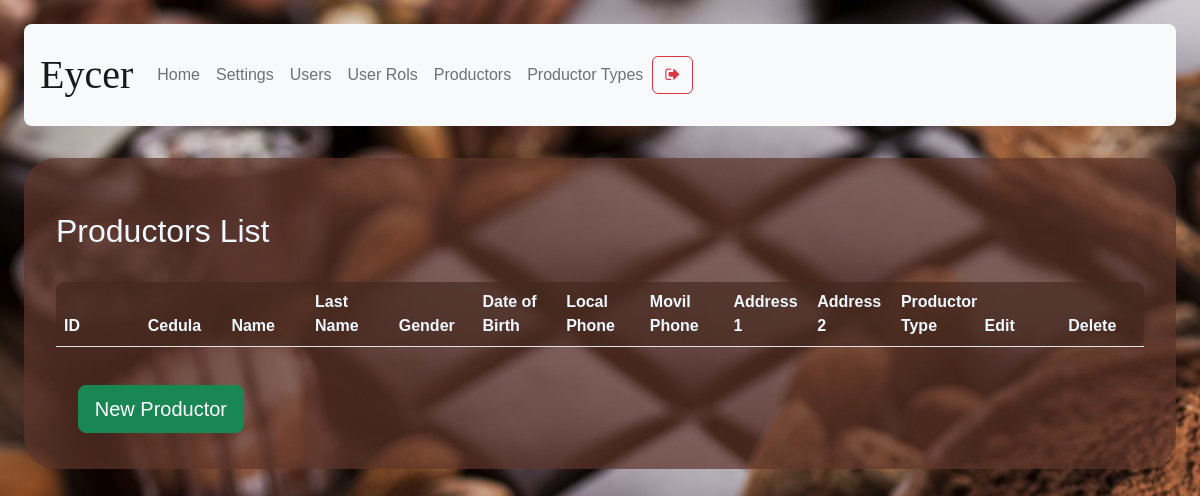
/productor-data (signed in), run on an earlier commit of the app's database.
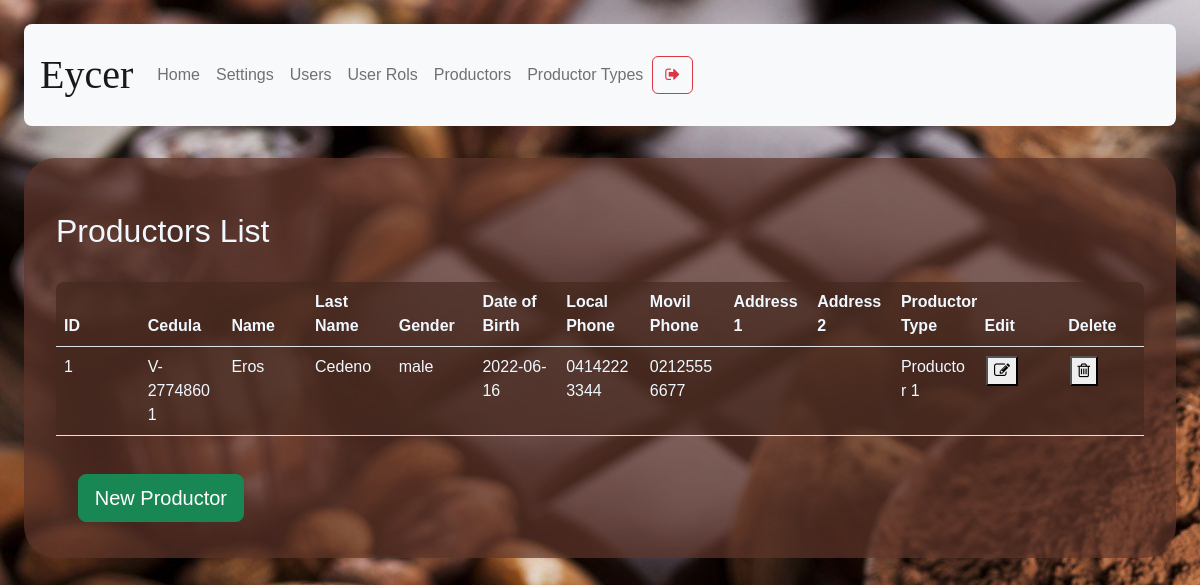
And on a later commit of the database.
### models/user.py (models this page shows, shortened)
class User(db.Model) :
    __tablename__ = "user"
    id = db.Column(db.Integer, primary_key = True)
    name = db.Column(db.String(100), nullable = False)
    last_name = db.Column(db.String(100), nullable = False)
    username = db.Column(db.String(100), unique = True, nullable = False)
    email = db.Column(db.String(100), nullable = True)
    password = db.Column(db.String(100), nullable = False)
    gender = db.Column(db.String(10), nullable = False)
    date_of_birth = db.Column(db.String(10), nullable = False)
    phone = db.Column(db.String(20), nullable = True)
    address = db.Column(db.String(150), nullable = True)
    user_rol_id = db.Column(db.Integer, db.ForeignKey('user_rol.id'))
    def get_user_rol_by_username( self, username ):
        user_rol_id = User.query.filter_by(username = username).first().user_rol_id
        user_rol = User_rol.query.get(user_rol_id).description
        return user_rol

### models/productor.py (models this page shows, shortened)
class Productor(db.Model) :
    __tablename__ = "productor"
    id = db.Column(db.Integer, primary_key = True)
    cedula = db.Column(db.String(100), nullable = False, unique=True)
    name = db.Column(db.String(100), nullable = False)
    last_name = db.Column(db.String(100), nullable = False)
    gender = db.Column(db.String(10), nullable = False)
    date_of_birth = db.Column(db.String(10), nullable = False)
    local_phone = db.Column(db.String(20), nullable = True)
    movil_phone = db.Column(db.String(20), nullable = True)
    address_1 = db.Column(db.String(150), nullable = True)
    address_2 = db.Column(db.String(150), nullable = True)
    productor_type_id = db.Column(db.Integer, db.ForeignKey('productor_type.id'))

### models/productor_type.py (models this page shows, shortened)
class Productor_type(db.Model):
    __tablename__ = 'productor_type'
    id = db.Column(db.Integer, primary_key = True)
    description = db.Column(db.String(50), nullable = False)

### routes/shopping_analyst.py (the view)
@shp_analyst.route('/productor-data')
def productor():
    if( not verify_permissions(session, User, allowed_rols) ):
        return redirect(url_for('auth.index'))
    productor_types = Productor_type.query.all()
    productors = Productor.query.all()
    if 'management-status' not in session:
        return render_template('productor-data.html', status="",\
            rol = session['rol'], productor_types = productor_types, productors = productors)
    status = session['management-status']
    session.pop('management-status', None)
    return render_template('productor-data.html', status=status, \
            rol = session['rol'], productor_types = productor_types, productors = productors)

### utils/functions.py (called while the page is built)
def verify_permissions(session, User, allowed=['admin']):
    return 'username' in session and \
    ( allowed == 'all' or User.get_user_rol_by_username(User, session['username']) in allowed)

### templates/productor-data.html (shortened to what this page needs)
{% extends "base.html" %}
{% block content %}
<h2>Productors List</h2>
    <table class="table content-table fixed-table">
        <thead>
            <th>ID</th>
            <th>Cedula</th>
            <th>Name</th>
            <th>Last Name</th>
            <th>Gender</th>
            <th>Date of Birth</th>
            <th>Local Phone</th>
            <th>Movil Phone</th>
            <th>Address 1</th>
            <th>Address 2</th>
            <th>Productor Type</th>
            <th>Edit</th>
            <th>Delete</th>
        </thead>
        <tbody>
        {% for productor in productors %}
        <tr>
            <td>{{ productor.id }}</td>
            <td>{{ productor.cedula }}</td>
            <td>{{ productor.name }}</td>
            <td>{{ productor.last_name }}</td>
            <td>{{ productor.gender }}</td>
            <td>{{ productor.date_of_birth }}</td>
            <td>{{ productor.local_phone }}</td>
            <td>{{ productor.movil_phone }}</td>
            <td>{{ productor.address_1 }}</td>
            <td>{{ productor.address_2 }}</td>
            {% for type in productor_types %}
            {% if type.id == productor.productor_type_id %}
            <td>{{ type.description }} </td>
            {% endif %}
            {% endfor %}
            <td><button onclick="window.location.href=`/productor-data/edit-productor/{{ productor.id }}`"><i class="fa fa-pencil-square-o" aria-hidden="true"></i></button></td>
            <td><button onclick='deleteConfirm( {{productor.id}}, "Productor" )'><i class="fa fa-trash-o" aria-hidden="true"></i></button></td>
        </tr>
        {% endfor %}
        </tbody>
    </table>
    <button type="submit" onclick="showForm()" class="btn btn-success btn-lg mb-1">New Productor</button>
{% endblock %}

### templates/base.html (shortened to what this page needs)
<!DOCTYPE html>
<html>
<head>
    <link href="https://cdn.jsdelivr.net/npm/bootstrap@5.2.0-beta1/dist/css/bootstrap.min.css" rel="stylesheet">
     <link rel="stylesheet" href="https://cdnjs.cloudflare.com/ajax/libs/font-awesome/4.7.0/css/font-awesome.min.css">
     <link rel='stylesheet' type='text/css' media='screen'  href= "{{ url_for('static',filename='styles/main.css') }}">
</head>
<body>
    <nav class="navbar navbar-expand-lg navbar-light bg-light top">
        <a class="navbar-brand nav-user" href="#"> {{ session['username'] }}</a>
        <div class="collapse navbar-collapse" id="navbarSupportedContent">
          <ul class="navbar-nav mr-auto">
            <li class="nav-item active">
              <a class="nav-link" href="/">Home <span class="sr-only">(current)</span></a>
            </li>
            <li class="nav-item">
              <a class="nav-link" href="/user-settings">Settings</a>
            </li>
            {% if rol == 'admin' %}
            <li class="nav-item">
                <a class="nav-link" href="/user-management">Users</a>
            </li>
            <li class="nav-item">
                <a class="nav-link" href="/user-rol-management">User Rols</a>
            </li>
            <li class="nav-item">
                <a class="nav-link" href="/productor-data">Productors</a>
            </li>
            <li class="nav-item">
                <a class="nav-link" href="/productor-type">Productor Types</a>
            </li>
                {% endif %}
          </ul>
          <form action="logout">
          <button class="btn btn-outline-danger my-2 my-sm-0">
              <i class="fa fa-sign-out" aria-hidden="true"></i>
            </button>
          </form>
        </div>
      </nav>
    <section class="content">
        {% block content %}
        {% endblock %}
    </section>
</body>
</html>

### static/styles/main.css (style rules this page uses)
body { background-color:aliceblue; background-image: url("../media/2316549.jpg"); margin: 2%; font-family: 'Gill Sans', 'Gill Sans MT', Calibri, 'Trebuchet MS', sans-serif; }
button { margin: 2%; }
h1, h2 { margin-top: 2%; }
section.content { background-color: rgba(95, 54, 42, 0.7); padding: 2em; color:aliceblue; margin-top: 2em; border-radius: 2em; }
.content-table { background-color: rgba(69, 40, 31, 0.7); padding: 2em; color:aliceblue; margin-top: 2em; border-radius: .5em; }
nav.top { padding: 1em; border-radius: 0.5em; }
.nav-user { text-transform: capitalize; text-align: center; font-family: cursive; font-size: 2.5em; }
table { width:100%; table-layout:fixed; }
td { word-wrap:break-word; }

What changed in the data, as far as the page shows it:
added Productor: id "1", cedula "V-27748601", name "Eros", last_name "Cedeno", gender "male", date_of_birth "2022-06-16", local_phone "04142223344", movil_phone "02125556677"
now on this page (row unchanged): Productor_type: description "Productor 1"
